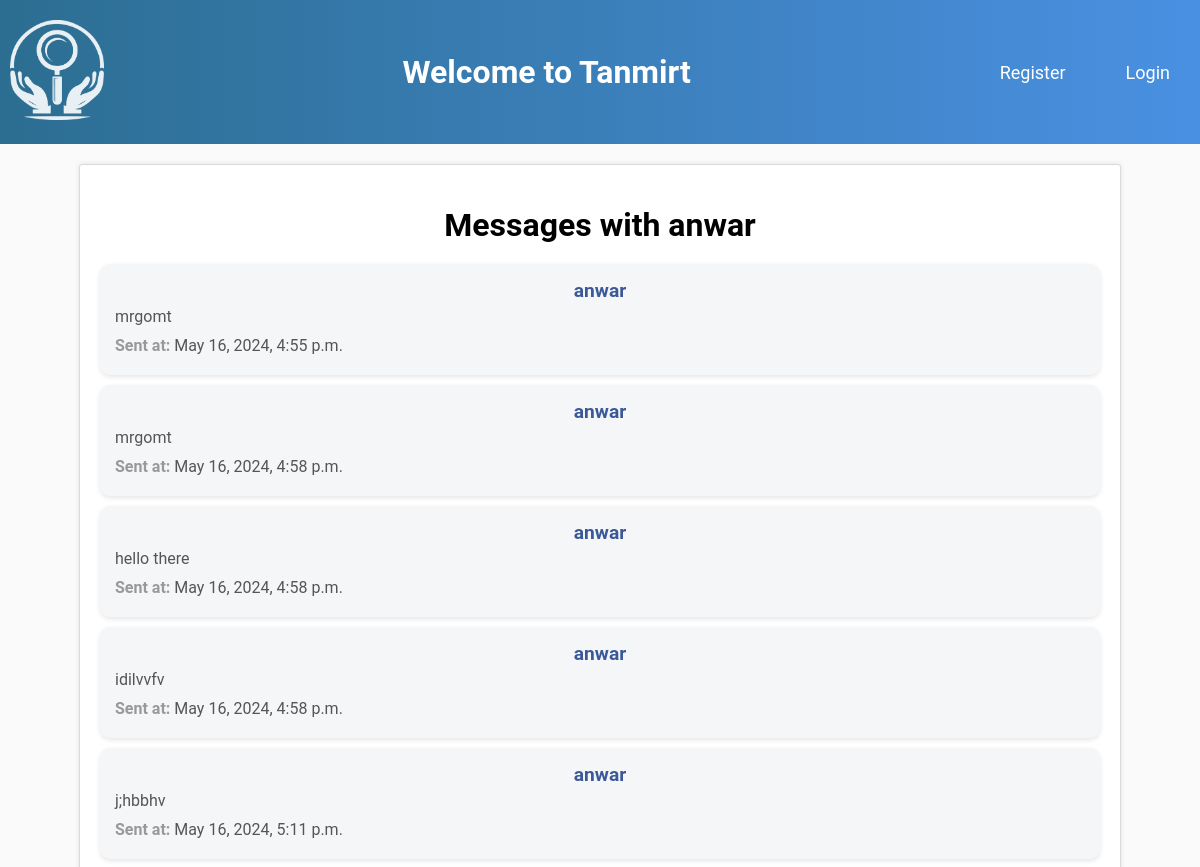
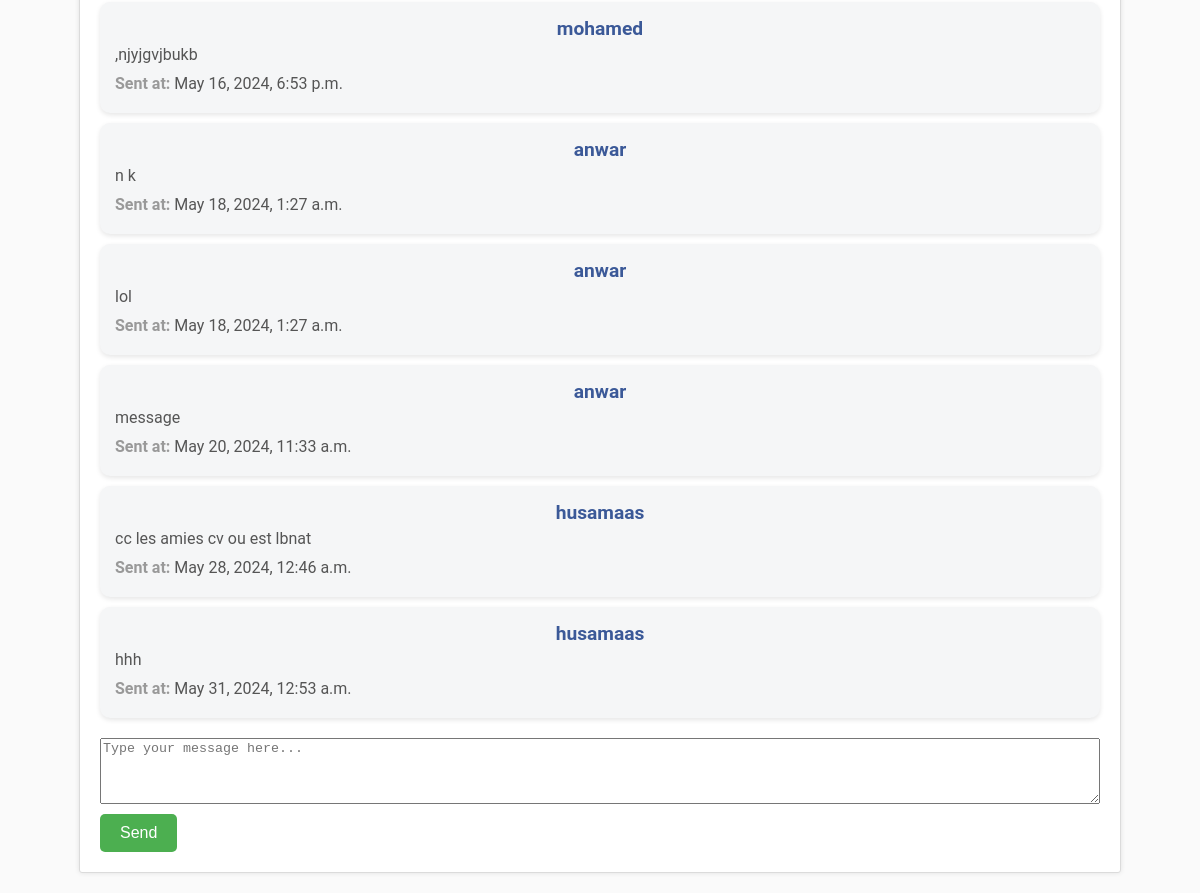
Page /message/1 on the committed database (2 pictures, top to bottom).
### api/models.py (models this page shows, shortened)
class Message(models.Model):
    body=models.TextField()
    sender=models.ForeignKey(User,on_delete=models.CASCADE,related_name='sender')
    date=models.DateTimeField(auto_now_add=True)
    receiver=models.ForeignKey(User,on_delete=models.SET_NULL,related_name='receiver',null=True)

### api/views.py (the view)
# urls.py: path('message/<str:userid>',TanmirtMessage,name='message'),
def TanmirtMessage(request,userid):
    messages=Message.objects.all()
    receiver=User.objects.get(pk=userid)
    if request.method=='POST':
        form=MessageForm(request.POST)
        if form.is_valid():
            instance=form.save(commit=False)
            instance.sender=request.user
            instance.receiver=receiver
            instance.save()
            return redirect('message',userid=userid)
    else:
        form=MessageForm()
    context={'receiver':receiver , 'form':form,'messages':messages}
    return render(request,'messages.html',context)

### api/forms.py
class MessageForm(ModelForm):
    class Meta:
        model=Message
        fields=[
            'body'
        ]
        widgets = {
            'body': forms.Textarea(attrs={
                'class': 'form-control',
                'placeholder': 'Type your message here...',
                'rows': 4,
                'cols': 50
            }),
        }
        labels = {
            'body': '',
        }

### templates/messages.html (shortened to what this page needs)
<!DOCTYPE html>
<html lang="en">
<head>
    {% load static %}
    <link rel="stylesheet" href="{% static 'css/message.css' %}">
</head>
<body>
    <header class="header">
            <div class="header-content">
                <div class="logo">
                    <a href="{% url 'home' %}">
                        <img src="{% static 'assets/logowhite.png' %}" alt="Tanmirt Logo">
                    </a>
                </div>
                <h1 class="title">
                    {% if user.is_authenticated %}
                        Welcome to Tanmirt
                    {% else %}
                        Welcome to Tanmirt
                    {% endif %}
                </h1>
                <nav class="nav">
                    {% if user.is_authenticated %}
                        <a href="{% url 'profile' user.id %}" class="nav-link">Profile</a>
                        <a href="{% url 'inbox' %}" class="nav-link">Inbox</a>
                        <a href="{% url 'notifications' %}" class="nav-link">Notifications</a>
                        <a href="{% url 'logout' %}" class="nav-link">Logout</a>
                        <a href="{% url 'myposts' %}" class="nav-link nav-highlight">Post on Tanmirt!</a>
                    {% else %}
                        <a href="{% url 'register' %}" class="nav-link">Register</a>
                        <a href="{% url 'login' %}" class="nav-link">Login</a>
                    {% endif %}
                </nav>
            </div>
    </header>
    <div class="container">
        <h1>Messages with {{ receiver.username }}</h1>
        {% for message in messages %}
        <div class="message">
            <h1>{{ message.sender.username }}</h1>
            <p>{{ message.body }}</p>
            <p><strong>Sent at:</strong> {{ message.date }}</p>
        </div>
        {% endfor %}
        <form method="post">
            {{ form.body }}
            <button type="submit">Send</button>
        </form>
    </div>
</body>
</html>

### static/css/message.css (style rules this page uses)
body { background-color: #fafafa; font-family: 'Roboto', sans-serif; margin: 0; padding: 0; }
.header { background-image: linear-gradient(to right, #2c6e91, #4a90e2); color: white; padding: 20px 0; margin-bottom: 0; }
.header-content { display: flex; align-items: center; width: 100%; justify-content: space-between; }
.logo img { height: 100px; margin-left: 10px; width: auto; }
.title { font-size: 32px; margin: 0; flex-grow: 1; text-align: center; }
.nav { display: flex; gap: 20px; }
.nav-link { color: white; text-decoration: none; font-size: 18px; padding: 10px; border-radius: 5px; transition: background-color 0.3s ease; margin-right: 20px; }
.container { max-width: 1000px; margin: 20px auto; background-color: #fff; border: 1px solid #dbdbdb; border-radius: 3px; box-shadow: 0 0 5px rgba(0, 0, 0, 0.1); padding: 20px; }
h1 { text-align: center; font-size: 2em; margin-bottom: 20px; }
.message { display: flex; flex-direction: column; background-color: #f5f6f7; padding: 15px; border-radius: 10px; margin-bottom: 10px; box-shadow: 0 2px 5px rgba(0, 0, 0, 0.1); }
.message h1 { font-size: 1.2em; font-weight: bold; color: #3b5998; margin: 0; }
.message p { font-size: 1em; color: #555; margin: 5px 0; }
.message p strong { color: #999; }
form { display: flex; flex-direction: column; gap: 10px; }
form button { align-self: flex-start; background-color: #4CAF50; color: white; border: none; border-radius: 5px; padding: 10px 20px; font-size: 1em; cursor: pointer; transition: background-color 0.3s ease; }

### rows in the picture
Message: sender.username "anwar", body "mrgomt", date "May 16, 2024, 4:55 p.m."
Message: sender.username "anwar", body "mrgomt", date "May 16, 2024, 4:58 p.m."
Message: sender.username "anwar", body "hello there", date "May 16, 2024, 4:58 p.m."
Message: sender.username "anwar", body "idilvvfv", date "May 16, 2024, 4:58 p.m."
Message: sender.username "anwar", body "j;hbbhv", date "May 16, 2024, 5:11 p.m."
Message: sender.username "mohamed", body ",njyjgvjbukb", date "May 16, 2024, 6:53 p.m."
Message: sender.username "anwar", body "n k", date "May 18, 2024, 1:27 a.m."
Message: sender.username "anwar", body "lol", date "May 18, 2024, 1:27 a.m."
Message: sender.username "anwar", body "message", date "May 20, 2024, 11:33 a.m."
Message: sender.username "husamaas", body "cc les amies cv ou est lbnat", date "May 28, 2024, 12:46 a.m."
Message: sender.username "husamaas", body "hhh", date "May 31, 2024, 12:53 a.m."

### other values in the picture
{{ receiver.username }} "anwar"
